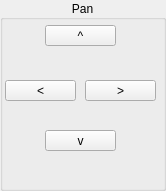
   <widget class="QGroupBox" name="groupBox_10">
    <property name="geometry">
     <rect>
      <x>1260</x>
      <y>0</y>
      <width>166</width>
      <height>191</height>
     </rect>
    </property>
    <property name="title">
     <string>Pan</string>
    </property>
    <property name="alignment">
     <set>Qt::AlignCenter</set>
    </property>
    <widget class="QPushButton" name="view_pan_up_pb">
     <property name="geometry">
      <rect>
       <x>45</x>
       <y>25</y>
       <width>71</width>
       <height>21</height>
      </rect>
     </property>
     <property name="text">
      <string>^</string>
     </property>
    </widget>
    <widget class="QPushButton" name="view_pan_left_pb">
     <property name="geometry">
      <rect>
       <x>5</x>
       <y>80</y>
       <width>71</width>
       <height>21</height>
      </rect>
     </property>
     <property name="text">
      <string>&lt;</string>
     </property>
    </widget>
    <widget class="QPushButton" name="view_pan_right_pb">
     <property name="geometry">
      <rect>
       <x>85</x>
       <y>80</y>
       <width>71</width>
       <height>21</height>
      </rect>
     </property>
     <property name="text">
      <string>&gt;</string>
     </property>
    </widget>
    <widget class="QPushButton" name="view_pan_down_pb">
     <property name="geometry">
      <rect>
       <x>45</x>
       <y>130</y>
       <width>71</width>
       <height>21</height>
      </rect>
     </property>
     <property name="text">
      <string>v</string>
     </property>
    </widget>
   </widget>
